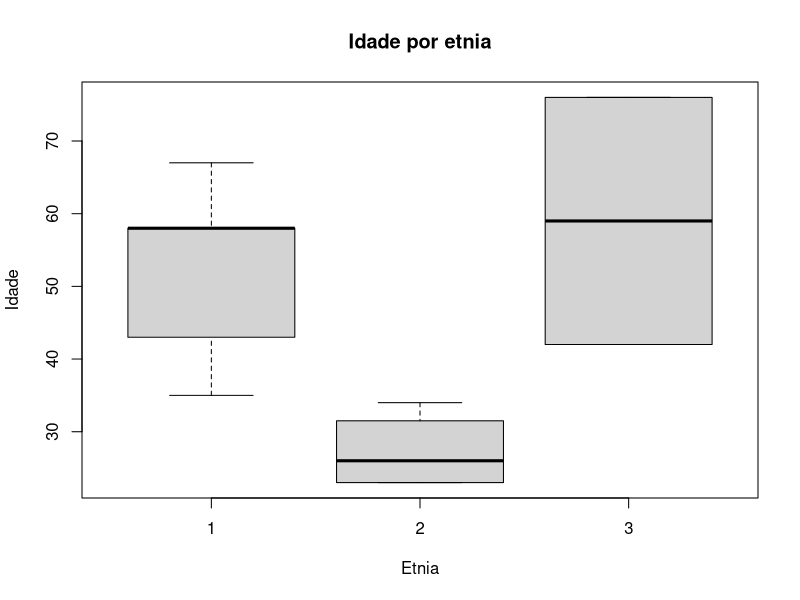

The R source for this figure:


#fatores 

#o termo fator se a tipos de dados estatisticos usados 
#para armazenar variáveis categóricas.  Fatores são variáveis categóricas que são muitos úteis em sumarização de statisticas, plot, e regressões

#fatores representam uma maneira muito
#eficiente para armazenar valores de caracteres
#porque cada carater unico é armazenado apenas uma vez
#e os dados são armazenados como um vetor de inteiros.

#para criar fator usa-se factor(), factor(..., ord=T) ou ordered

vec = c("Macho","Fermea","Fermea","Macho","Macho")
vec
class(vec)
vecfactor = factor(vec)
vecfactor
class(vecfactor)

#variaveis categoricas nominais

animais =c("Zebra","Pantera","Rinocerante","Macaco","Tigre")
animais
class(animais)
facAnimais = factor(animais)
facAnimais
class(facAnimais)
levels(facAnimais)

#variavel categorica ordinais 

grad = c("Mestrado","Doutorado","Bacharelado","Mestrado","Mestrado")
grad

gradf = factor(grad, order= T, levels = c("Bacharelado","Mestrado","Doutorado"))
gradf
class(gradf)
levels(gradf)


summary(gradf)
summary(grad)


vec2 = c("F","M","F","M","F","M")
vec2
fatvec= factor(vec2)
fatvec
summary(vec2)
summary(fatvec)


#mais exemplo
data = c(1,2,1,2,1,2,1,3)
data
d = factor(data)
d 

romanos = factor(data, labels = c("I","II","III"))
romanos
#fatores nao ordenado

set1 = c("AA","B","BA","CC","CA","AA","BA","CC","CC")
set1
f.set1 = factor(set1, ordered = T)
f.set1

#fatores e dataframe

df = read.csv2("CAP03/etnias.csv", sep = ",")
is.ordered(f.set1)
is.numeric(f.set1)

#Variavel do tipo fator

str(df)
levels(df$Etnia)
summary(df$Etnia)

View(df)
boxplot(df$Idade~df$numEtnia, xlab = "Etnia", ylab = "Idade", main =  "Idade por etnia")

df$Idade-df$numEtnia
summary(lm(df$Idade~df$numEtnia), data= df)

str(df)

df$Estado_Civil.cat = factor(df$Estado_Civil, labels = c("Solteiro","Casado","Divorciado"))
df
